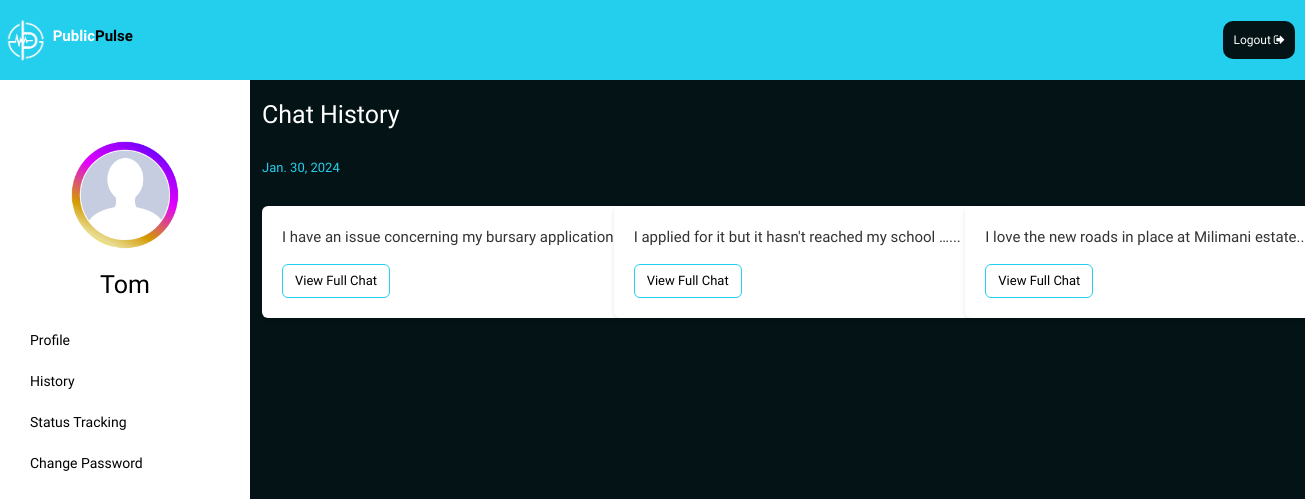
The app's page /chatbot/chat_history (signed in) with its own data.
### chatbot/models.py (models this page shows, shortened)
class Chat(models.Model):
    STATUS_CHOICES=(
        ('new', 'New'),
        ('resolved', 'Resolved'),
        ('pending', 'Pending'),
    )
    user=models.ForeignKey(User, on_delete=models.CASCADE)
    message=models.TextField()
    category=models.CharField(max_length=100, default='general')
    response=models.TextField(default="I am sorry. I dont understand your question")
    created_at=models.DateTimeField(auto_now_add=True)
    status=models.CharField(max_length=10, choices=STATUS_CHOICES, null=True, blank=True )
    resolved_at = models.DateTimeField(null=True, blank=True)
    sentiment_score = models.FloatField(null=True, blank=True)
    classification=models.CharField(max_length=100, blank=True, null=True)

### chatbot/views.py (the view)
# urls.py: path('chat_history', views.chat_history, name='chat_history'),
def chat_history(request):
    messages=Chat.objects.filter(user=request.user).order_by('created_at')
    grouped_messages = {}
    for message in messages:
        message_date = message.created_at.date()
        if message_date not in grouped_messages:
            grouped_messages[message_date] = [message]
        else:
            grouped_messages[message_date].append(message)
    return render(request, 'user/history.html', {'grouped_messages':grouped_messages})

### templates/user/history.html (shortened to what this page needs)
{% extends 'base.html' %}
{% block content %}
{% load static %}
<link rel="stylesheet" type="text/css" href="{% static 'profile.css' %}">
<link href="https://stackpath.bootstrapcdn.com/bootstrap/4.5.2/css/bootstrap.min.css" rel="stylesheet">
<div class="header">
    <div class="logo">
        <img src="{% static 'Images/publicpulselogo.png' %}"/>
        <a href="/">
            <h4>Public<span>Pulse</span></h4>
        </a>
    </div>
    <a href="logout" class="logout-link">Logout <i class="fa fa-sign-out" aria-hidden="true"></i></a>
</div>
<div class="user-history">
    <div class="profile">
        <div class="sidebar">
            <div class="profile-picture">
                {% if user.is_authenticated %}
                <img src="{% static 'Images/placeholder.jpg' %}" alt="user">
                <h4>{{user.username}}</h4>
                {%endif%}
            </div>
            <a href="user_profile">Profile</a>
            <a href="chat_history">History</a>
            <a href="status_tracking">Status Tracking</a>
            <a href="change-password">Change Password</a>
        </div>
    </div>
    <div class=" history container">
        <h2>Chat History</h2>
        {% for date, messages in grouped_messages.items %}
            <h2 class="date">{{ date }}</h2>
            <div class="row">
                {% for message in messages %}
                    <div class="col-md-4 mb-3">
                        <div class="card">
                            <div class="card-body">
                                <p class="card-text">{{ message.message|truncatewords:10 }}...</p>
                                <button type="button" class="btn" data-toggle="modal" data-target="#chatModal{{ forloop.parentloop.counter }}{{ forloop.counter }}">View Full Chat</button>
                            </div>
                        </div>
                    </div>
                {% endfor %}
            </div>
        {% endfor %}
    </div>
    </div>
{% endblock %}

### static/styles.css (style rules this page uses)
* { margin: 0; }
h2 { font-size: 25px !important; }
body, html { background-color: #041416 !important; font-family: "Inknut Antiqua" !important; }
.logo { width: 100px; height: 100px; }
.how-it-works h4,p { margin-top: 50px; }
.logout-link { color: black; background-color: #24CFED; padding: 5px; border-radius: 10px; font-size: 12px; text-decoration: none; }

### static/profile.css (style rules this page uses)
* { margin: 0; padding: 0; box-sizing: border-box; }
body, html { background-color: #041416 !important; font-family: "Inknut Antiqua" !important; }
.header { background-color: #24CFED; color: #ffffff; width: 100%; height: 80px; padding: 0; margin: 0; display: flex; justify-content: space-between; align-items: center; }
.header .logout-link { background-color: #041416; text-align: center; margin-right: 10px; color: white; padding: 10px; }
.logo { display: flex; justify-content: center; align-items: center; width: 10%; height: 80px; }
img { width: 55px; height: 55px; }
.logo h4 { font-size: 15px; font-weight: bold; }
.logo span { color: black; }
.logo a { text-decoration: none; color: white; }
.profile { display: flex; }
.sidebar { width: 250px; background-color: white; color: black; height: 100vh; padding: 20px; }
.sidebar a { color: black; text-decoration: none; display: block; padding: 10px; font-size: 14px; }
.profile-content h1, p { color: white; }
.profile-picture { text-align: center; margin-top: 20px; margin-bottom: 20px; }
.profile-picture img { width: 150px; height: 150px; }
.profile-picture h4 { font-size: 25px; }
.user-history { display: flex; justify-content: center; }
.history { padding-top: 20px; flex-grow: 1; margin-left: 50px; }
.history h2 { color: white; font-size: 15px; margin-bottom: 30px; }
.history .date { color: #24CFED !important; font-size: 13px !important; }
.history .card { box-shadow: 0 2px 4px rgba(0,0,0,0.1); border: none; width: 400px; }
.history .card-body { padding: 20px; }
.history .card-text { font-size: 15px; color: #333; font-family: 'Tiro Telugu'; }
.history .btn { background-color: transparent; border-color: #24CFED; color: black; font-size: 13px; }
.user-history .sidebar a { text-decoration: none !important; }

### records on screen
Chat: created_at "Jan. 30, 2024", message "I have an issue concerning my bursary application"
Chat: message "I applied for it but it hasn't reached my school …"
Chat: message "I love the new roads in place at Milimani estate"

### other values on screen
{{ user.username }} "Tom"
